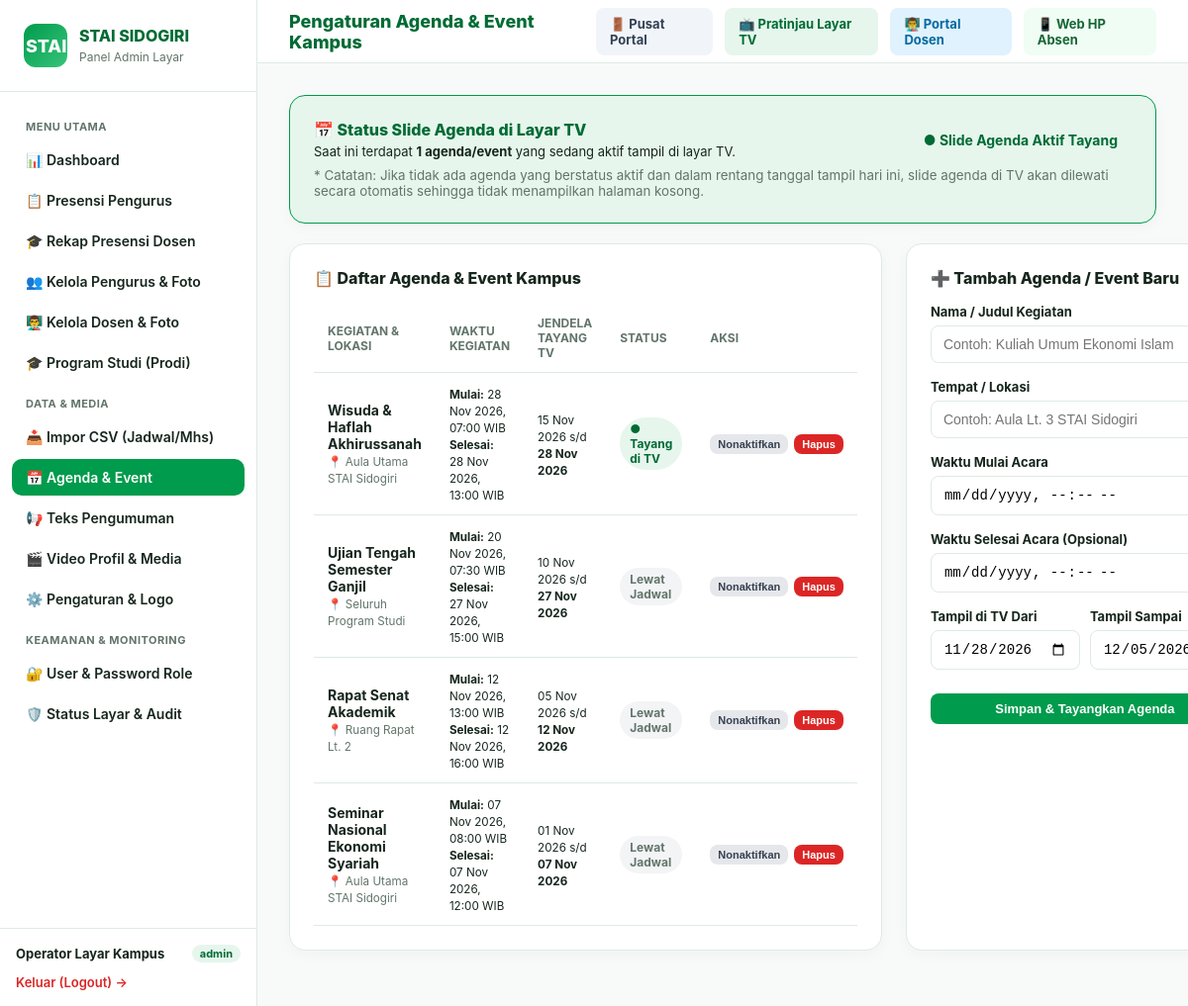
Page /admin/agenda.php (signed in) on the committed database.
### tables this page shows
CREATE TABLE `pengaturan` (
    `id` BIGINT UNSIGNED AUTO_INCREMENT PRIMARY KEY,
    `kunci` VARCHAR(100) NOT NULL UNIQUE,
    `nilai` JSON NOT NULL,
    `tipe` VARCHAR(50) NOT NULL DEFAULT 'string',
    `created_at` TIMESTAMP NULL DEFAULT CURRENT_TIMESTAMP,
    `updated_at` TIMESTAMP NULL DEFAULT CURRENT_TIMESTAMP ON UPDATE CURRENT_TIMESTAMP
);

CREATE TABLE `agenda` (
    `id` BIGINT UNSIGNED AUTO_INCREMENT PRIMARY KEY,
    `judul` VARCHAR(200) NOT NULL,
    `lokasi` VARCHAR(150) NOT NULL,
    `mulai_at` DATETIME NOT NULL,
    `selesai_at` DATETIME NULL,
    `tampil_dari` DATE NOT NULL,
    `tampil_sampai` DATE NOT NULL,
    `aktif` TINYINT(1) NOT NULL DEFAULT 1,
    `created_at` TIMESTAMP NULL DEFAULT CURRENT_TIMESTAMP,
    `updated_at` TIMESTAMP NULL DEFAULT CURRENT_TIMESTAMP ON UPDATE CURRENT_TIMESTAMP,
    INDEX `idx_agenda_tampil` (`aktif`, `mulai_at`)
);

### admin/auth.php (called while the page is built, shortened)
<?php
function getCurrentAdmin(): ?array
{
    $lastActivity = $_SESSION['stai_admin_last_activity'] ?? 0;
    return [
        'id' => (int) $_SESSION['stai_admin_id'],
        'name' => $_SESSION['stai_admin_name'],
        'email' => $_SESSION['stai_admin_email'],
        'role' => $_SESSION['stai_admin_role']
    ];
}
function requireAdminAuth(): array
{
    $admin = getCurrentAdmin();
    return $admin;
}

### admin/agenda.php (the view, shortened to what this page needs)
<?php
require_once __DIR__ . '/header.php';
$pdo = getAdminPdo();
$today = date('Y-m-d');
$agendas = $pdo->query("SELECT * FROM `agenda` ORDER BY `mulai_at` DESC")->fetchAll();
$activeTvCount = 0;
foreach ($agendas as $a) {
    if ($a['aktif'] && $today >= $a['tampil_dari'] && $today <= $a['tampil_sampai']) {
        $activeTvCount++;
    }
}
?>
<div class="card" style="background:var(--g-soft);border-color:var(--g);margin-bottom:20px">
    <div style="display:flex;justify-content:space-between;align-items:center;flex-wrap:wrap;gap:12px">
        <div>
            <h3 style="margin-bottom:4px;color:var(--g-dark)">📅 Status Slide Agenda di Layar TV</h3>
            <p style="font-size:13px;color:var(--ink)">
                Saat ini terdapat <b><?= $activeTvCount ?> agenda/event</b> yang sedang aktif tampil di layar TV.
            </p>
        </div>
        <div>
            <?php if ($activeTvCount > 0): ?>
                <span class="badge ok" style="font-size:14px;padding:6px 14px">● Slide Agenda Aktif Tayang</span>
            <?php else: ?>
                <span class="badge err" style="font-size:14px;padding:6px 14px">○ Slide Agenda Dilewati (Otomatis Sembunyi)</span>
            <?php endif; ?>
        </div>
    </div>
    <small style="color:var(--muted);display:block;margin-top:8px">
        * Catatan: Jika tidak ada agenda yang berstatus aktif dan dalam rentang tanggal tampil hari ini, slide agenda di TV akan dilewati secara otomatis sehingga tidak menampilkan halaman kosong.
    </small>
</div>
<div style="display:grid;grid-template-columns:2fr 1fr;gap:24px">
    <div class="card">
        <h3>📋 Daftar Agenda & Event Kampus</h3>
        <?php if (empty($agendas)): ?>
            <p style="font-size:14px;color:var(--muted);padding:20px 0;text-align:center">Belum ada agenda kegiatan yang dibuat.</p>
        <?php else: ?>
            <table>
                <thead>
                    <tr>
                        <th>Kegiatan & Lokasi</th>
                        <th>Waktu Kegiatan</th>
                        <th>Jendela Tayang TV</th>
                        <th>Status</th>
                        <th>Aksi</th>
                    </tr>
                </thead>
                <tbody>
                    <?php foreach ($agendas as $a): ?>
                    <?php
                        $isCurrentlyLive = $a['aktif'] && ($today >= $a['tampil_dari'] && $today <= $a['tampil_sampai']);
                        $isExpired = $today > $a['tampil_sampai'];
                    ?>
                    <tr>
                        <td>
                            <b><?= htmlspecialchars($a['judul']) ?></b><br>
                            <small style="color:var(--muted)">📍 <?= htmlspecialchars($a['lokasi']) ?></small>
                        </td>
                        <td>
                            <small>
                                <b>Mulai:</b> <?= date('d M Y, H:i', strtotime($a['mulai_at'])) ?> WIB<br>
                                <?php if ($a['selesai_at']): ?>
                                    <b>Selesai:</b> <?= date('d M Y, H:i', strtotime($a['selesai_at'])) ?> WIB
                                <?php endif; ?>
                            </small>
                        </td>
                        <td>
                            <small>
                                <?= date('d M Y', strtotime($a['tampil_dari'])) ?> s/d<br>
                                <b><?= date('d M Y', strtotime($a['tampil_sampai'])) ?></b>
                            </small>
                        </td>
                        <td>
                            <?php if (!$a['aktif']): ?>
                                <span class="badge off">Nonaktif</span>
                            <?php elseif ($isCurrentlyLive): ?>
                                <span class="badge ok">● Tayang di TV</span>
                            <?php elseif ($isExpired): ?>
                                <span class="badge off">Lewat Jadwal</span>
                            <?php else: ?>
                                <span class="badge off">Mendatang</span>
                            <?php endif; ?>
                        </td>
                        <td>
                            <div style="display:flex;gap:6px">
                                <form method="POST" style="margin:0">
                                    <button type="submit" class="btn <?= $a['aktif'] ? 'btn-secondary' : '' ?>" style="padding:4px 8px;font-size:11px">
                                        <?= $a['aktif'] ? 'Nonaktifkan' : 'Aktifkan' ?>
                                    </button>
                                </form>
                                <form method="POST" style="margin:0" onsubmit="return confirm('Hapus agenda ini?')">
                                    <button type="submit" class="btn btn-danger" style="padding:4px 8px;font-size:11px">Hapus</button>
                                </form>
                            </div>
                        </td>
                    </tr>
                    <?php endforeach; ?>
                </tbody>
            </table>
        <?php endif; ?>
    </div>
    <div class="card">
        <h3>➕ Tambah Agenda / Event Baru</h3>
        <form method="POST">
            <div class="form-group">
                <label>Nama / Judul Kegiatan</label>
                <input type="text" name="judul" placeholder="Contoh: Kuliah Umum Ekonomi Islam" required>
            </div>
            <div class="form-group">
                <label>Tempat / Lokasi</label>
                <input type="text" name="lokasi" placeholder="Contoh: Aula Lt. 3 STAI Sidogiri" required>
            </div>
            <div class="form-group">
                <label>Waktu Mulai Acara</label>
                <input type="datetime-local" name="mulai_at" required>
            </div>
            <div class="form-group">
                <label>Waktu Selesai Acara (Opsional)</label>
                <input type="datetime-local" name="selesai_at">
            </div>
            <div style="display:grid;grid-template-columns:1fr 1fr;gap:10px">
                <div class="form-group">
                    <label>Tampil di TV Dari</label>
                    <input type="date" name="tampil_dari" value="<?= $today ?>" required>
                </div>
                <div class="form-group">
                    <label>Tampil Sampai</label>
                    <input type="date" name="tampil_sampai" value="<?= date('Y-m-d', strtotime('+7 days')) ?>" required>
                </div>
            </div>
            <button type="submit" class="btn" style="width:100%;margin-top:8px">Simpan & Tayangkan Agenda</button>
        </form>
    </div>
</div>
<?php require_once __DIR__ . '/footer.php'; ?>

### admin/header.php (shortened to what this page needs)
<?php
require_once __DIR__ . '/auth.php';
$admin = requireAdminAuth();
$currentScript = basename($_SERVER['PHP_SELF']);
$campusNameHeader = 'STAI SIDOGIRI';
$campusLogoHeader = null;
try {
    $adminPdoHeader = getAdminPdo();
    $rowCamp = $adminPdoHeader->query("SELECT `nilai` FROM `pengaturan` WHERE `kunci` = 'nama_kampus'")->fetch();
    if ($rowCamp && !empty($rowCamp['nilai'])) {
        $campusNameHeader = json_decode($rowCamp['nilai'], true) ?: 'STAI SIDOGIRI';
    }
} catch (Throwable $e) {}
?>
<!DOCTYPE html>
<html lang="id">
<head>
</head>
<body>
    <aside>
        <div class="brand">
            <div class="brand-logo" style="overflow:hidden;padding:2px">
                <?php if ($campusLogoHeader): ?>
                    <img src="<?= htmlspecialchars($campusLogoHeader) ?>" style="width:100%;height:100%;object-fit:contain;background:#fff;border-radius:10px" alt="Logo">
                <?php else: ?>
                    STAI
                <?php endif; ?>
            </div>
            <div class="brand-text">
                <h2><?= htmlspecialchars($campusNameHeader) ?></h2>
                <small>Panel Admin Layar</small>
            </div>
        </div>
        <nav>
            <div class="nav-label">Menu Utama</div>
            <a href="index.php" class="<?= $currentScript === 'index.php' ? 'active' : '' ?>">📊 Dashboard</a>
            <a href="absensi.php" class="<?= $currentScript === 'absensi.php' ? 'active' : '' ?>">📋 Presensi Pengurus</a>
            <a href="absensi_dosen.php" class="<?= $currentScript === 'absensi_dosen.php' ? 'active' : '' ?>">🎓 Rekap Presensi Dosen</a>
            <a href="pengurus.php" class="<?= $currentScript === 'pengurus.php' ? 'active' : '' ?>">👥 Kelola Pengurus & Foto</a>
            <a href="dosen.php" class="<?= $currentScript === 'dosen.php' ? 'active' : '' ?>">👨‍🏫 Kelola Dosen & Foto</a>
            <a href="prodi.php" class="<?= $currentScript === 'prodi.php' ? 'active' : '' ?>">🎓 Program Studi (Prodi)</a>
            <div class="nav-label">Data & Media</div>
            <a href="import.php" class="<?= $currentScript === 'import.php' ? 'active' : '' ?>">📥 Impor CSV (Jadwal/Mhs)</a>
            <a href="agenda.php" class="<?= $currentScript === 'agenda.php' ? 'active' : '' ?>">📅 Agenda & Event</a>
            <a href="pengumuman.php" class="<?= $currentScript === 'pengumuman.php' ? 'active' : '' ?>">📢 Teks Pengumuman</a>
            <a href="media.php" class="<?= $currentScript === 'media.php' ? 'active' : '' ?>">🎬 Video Profil & Media</a>
            <a href="pengaturan.php" class="<?= $currentScript === 'pengaturan.php' ? 'active' : '' ?>">⚙️ Pengaturan & Logo</a>
            <div class="nav-label">Keamanan &amp; Monitoring</div>
            <a href="users.php" class="<?= $currentScript === 'users.php' ? 'active' : '' ?>">🔐 User &amp; Password Role</a>
            <a href="audit.php" class="<?= $currentScript === 'audit.php' ? 'active' : '' ?>">🛡️ Status Layar & Audit</a>
        </nav>
        <div class="sidebar-footer">
            <div class="user-info">
                <span class="user-name"><?= htmlspecialchars($admin['name']) ?></span>
                <span class="user-role"><?= htmlspecialchars($admin['role']) ?></span>
            </div>
            <a href="logout.php" class="btn-sm-logout">Keluar (Logout) &rarr;</a>
        </div>
    </aside>
    <main>
        <header>
            <div class="page-title">
                <?php
                    echo match($currentScript) {
                        'index.php' => 'Dashboard Sistem',
                        'absensi.php' => 'Presensi Pengurus & Koreksi Manual',
                        'absensi_dosen.php' => 'Rekapitulasi & Presensi Dosen Kampus',
                        'pengurus.php' => 'Pengurus, Foto, PIN, & Perangkat HP',
                        'dosen.php' => 'Master Data Dosen & Foto Pengajar',
                        'prodi.php' => 'Master Data Program Studi (Prodi)',
                        'import.php' => 'Modul Impor CSV Jadwal & Mahasiswa',
                        'agenda.php' => 'Pengaturan Agenda & Event Kampus',
                        'pengumuman.php' => 'Pengaturan Teks Berjalan (Ticker Bawah)',
                        'media.php' => 'Video Profil Kampus & Media',
                        'pengaturan.php' => 'Pengaturan Display & Layar Kampus',
                        'users.php' => 'Manajemen User, Password & Role',
                        'audit.php' => 'Audit Trail & Status Konektivitas TV',
                        default => 'Panel Administrasi'
                    };
                ?>
            </div>
            <div class="top-actions">
                <a href="../login.php" class="btn-kiosk" style="background:#f1f5f9;color:#334155">🚪 Pusat Portal</a>
                <a href="../index.html" target="_blank" class="btn-kiosk">📺 Pratinjau Layar TV</a>
                <a href="../dosen/index.php" target="_blank" class="btn-kiosk" style="background:#e0f2fe;color:#0369a1">👨‍🏫 Portal Dosen</a>
                <a href="../absen/index.php" target="_blank" class="btn-kiosk" style="background:#f0fdf4;color:#166534">📱 Web HP Absen</a>
            </div>
        </header>
        <div class="content">

### rows in the picture
pengaturan: nilai "STAI SIDOGIRI"
agenda: judul "Wisuda & Haflah Akhirussanah", lokasi "Aula Utama STAI Sidogiri", mulai_at "28 Nov 2026, 07:00", selesai_at "28 Nov 2026, 13:00", tampil_dari "15 Nov 2026", tampil_sampai "28 Nov 2026", aktif "● Tayang di TV"
agenda: judul "Ujian Tengah Semester Ganjil", lokasi "Seluruh Program Studi", mulai_at "20 Nov 2026, 07:30", selesai_at "27 Nov 2026, 15:00", tampil_dari "10 Nov 2026", tampil_sampai "27 Nov 2026", aktif "Lewat Jadwal"
agenda: judul "Rapat Senat Akademik", lokasi "Ruang Rapat Lt. 2", mulai_at "12 Nov 2026, 13:00", selesai_at "12 Nov 2026, 16:00", tampil_dari "05 Nov 2026", tampil_sampai "12 Nov 2026", aktif "Lewat Jadwal"
agenda: judul "Seminar Nasional Ekonomi Syariah", lokasi "Aula Utama STAI Sidogiri", mulai_at "07 Nov 2026, 08:00", selesai_at "07 Nov 2026, 12:00", tampil_dari "01 Nov 2026", tampil_sampai "07 Nov 2026", aktif "Lewat Jadwal"

### other values in the picture
$admin['name'] "Operator Layar Kampus"
$admin['role'] "admin"
$activeTvCount "1"
